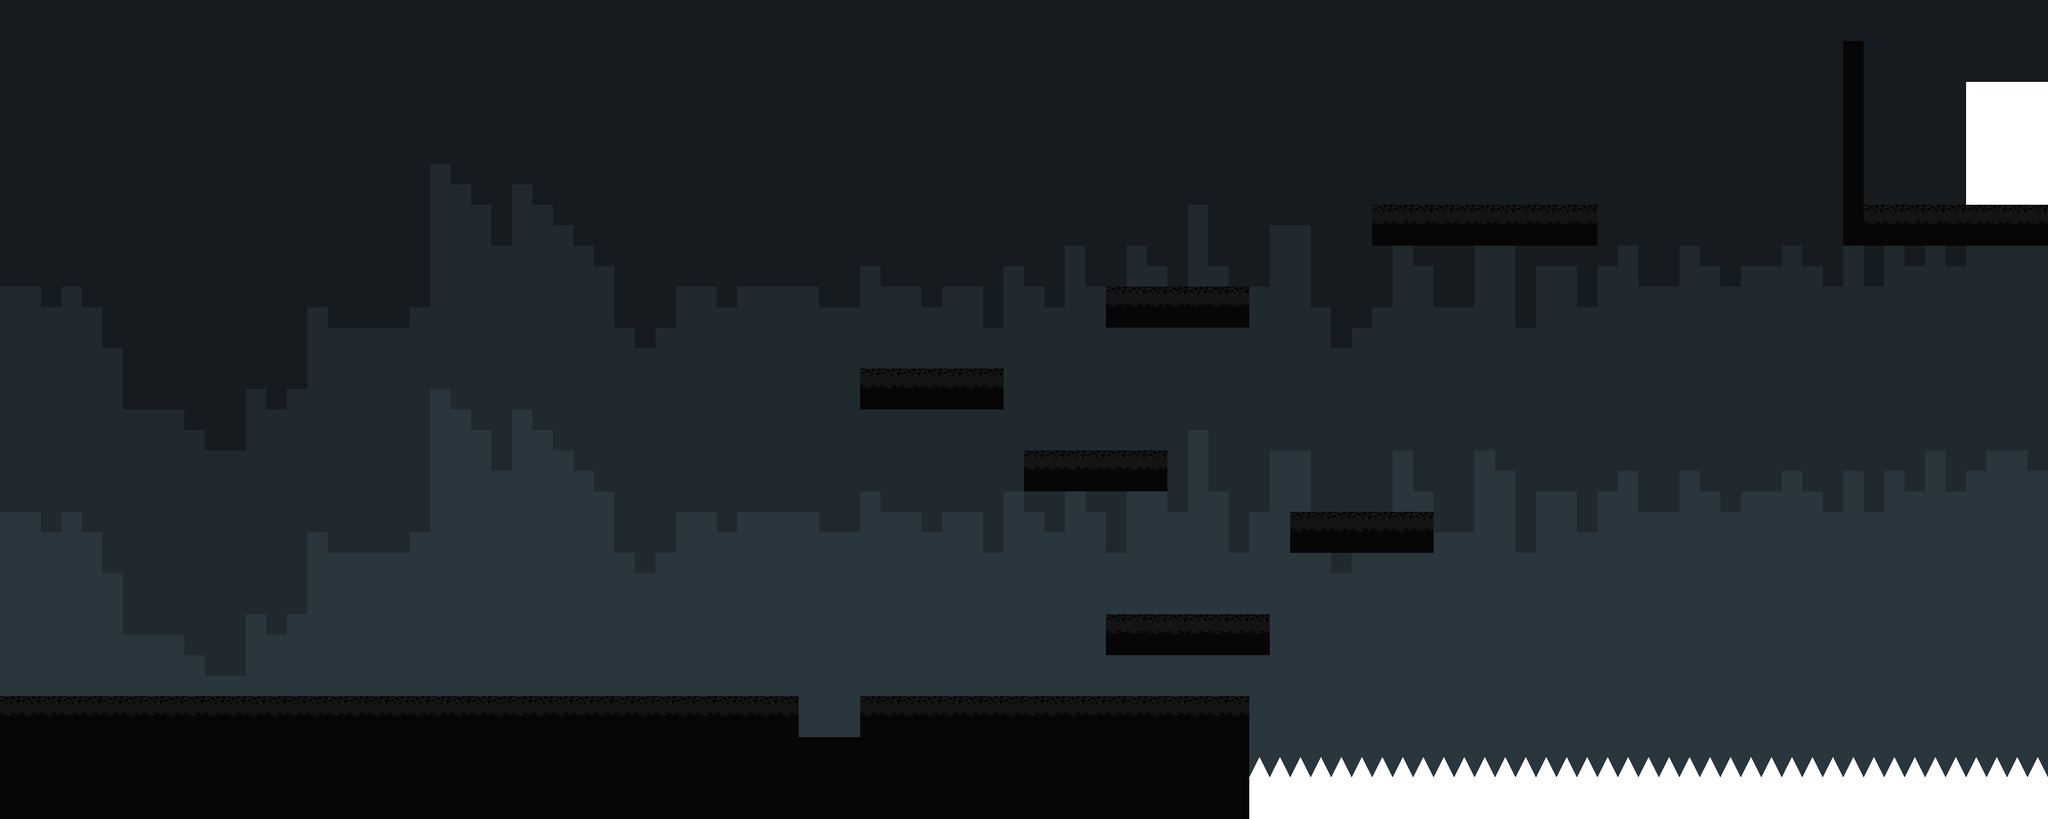

This is a level from a 2D game, rendered from its Tiled map with the project's own tilesets. A one-line summary and the map file follow, with tile-layer data summarised:
An orthogonal 100x40 tile map with 32x32 px tiles, 5 tile layers (background, ground, door, dialogTrigger1, ...), 2 tilesets and 3 objects (player spawn, block spawn, dialogtrigger1).

<map version="1.2" tiledversion="1.3.4" orientation="orthogonal" renderorder="right-down" width="100" height="40" tilewidth="32" tileheight="32" infinite="0" nextlayerid="7" nextobjectid="4">
 <editorsettings>
  <export target="map2.json" format="json" />
 </editorsettings>
 <tileset firstgid="1" name="tileTesting" tilewidth="32" tileheight="32" tilecount="32" columns="8">
  <image source="tileTesting.png" width="256" height="128" />
  <tile id="9">
   <properties>
    <property name="collides" type="bool" value="true" />
   </properties>
  </tile>
  <tile id="18">
   <properties>
    <property name="door" type="bool" value="true" />
   </properties>
  </tile>
  <tile id="25">
   <properties>
    <property name="collides" type="bool" value="true" />
   </properties>
  </tile>
  <tile id="27">
   <properties>
    <property name="collides" type="bool" value="true" />
   </properties>
  </tile>
  <tile id="31">
   <properties>
    <property name="collides" type="bool" value="true" />
   </properties>
  </tile>
 </tileset>
 <tileset firstgid="33" name="tileTesting" tilewidth="32" tileheight="32" tilecount="32" columns="8">
  <image source="tileTesting.png" width="256" height="128" />
  <tile id="0">
   <properties>
    <property name="dialogTrigger" type="bool" value="true" />
   </properties>
  </tile>
  <tile id="9">
   <properties>
    <property name="collides" type="bool" value="true" />
   </properties>
  </tile>
  <tile id="18">
   <properties>
    <property name="door" type="bool" value="true" />
   </properties>
  </tile>
  <tile id="25">
   <properties>
    <property name="collides" type="bool" value="true" />
   </properties>
  </tile>
  <tile id="27">
   <properties>
    <property name="collides" type="bool" value="true" />
   </properties>
  </tile>
  <tile id="31">
   <properties>
    <property name="collides" type="bool" value="true" />
   </properties>
  </tile>
 </tileset>
 <layer id="1" name="background" width="100" height="40">
  <data>[4000 cells, 4000 non-empty, 3 distinct tile ids]</data>
 </layer>
 <layer id="2" name="ground" width="100" height="40">
  <data>[4000 cells, 524 non-empty, 3 distinct tile ids]</data>
 </layer>
 <layer id="4" name="door" width="100" height="40">
  <data>[4000 cells, 24 non-empty, 1 distinct tile ids]</data>
 </layer>
 <objectgroup id="5" name="objects">
  <object id="1" name="player spawn" x="206" y="1040">
   <point />
  </object>
  <object id="2" name="block spawn" x="977" y="1033">
   <point />
  </object>
  <object id="3" name="dialogtrigger1" gid="33" x="416" y="1088" width="32" height="32" visible="0" />
 </objectgroup>
 <layer id="6" name="dialogTrigger1" width="100" height="40">
  <data>[4000 cells, 0 non-empty, 0 distinct tile ids]</data>
 </layer>
 <layer id="3" name="spikes" width="100" height="40">
  <data>[4000 cells, 117 non-empty, 2 distinct tile ids]</data>
 </layer>
</map>